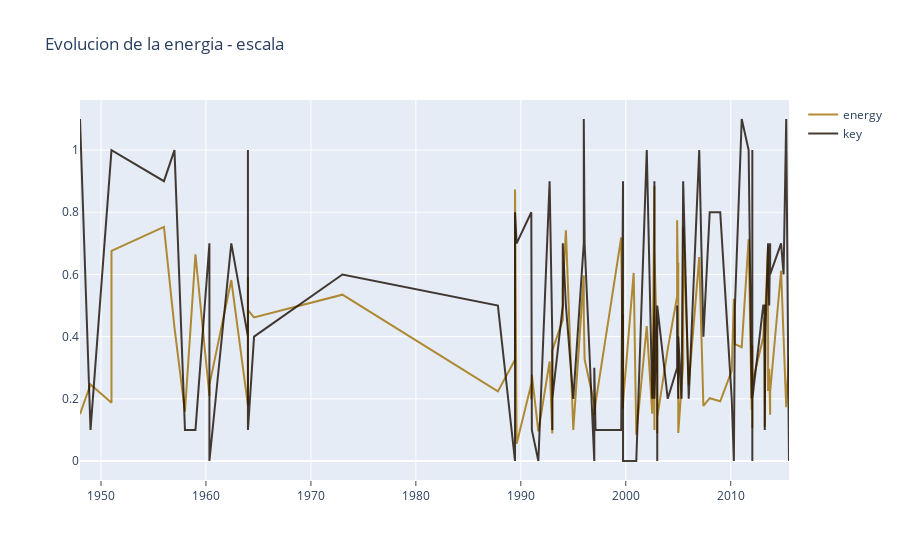

Notebook code for this chart:
### Code cell
# prepare data frame
#df = timesData.iloc[:100,:]

# import graph objects as "go"
import plotly.graph_objs as go

# Creating trace1
trace1 = go.Scatter(
                    x = dfSortByReleaseDate['release_date'],
                    y = dfSortByReleaseDate['energy'],
                    name = 'energy',
                    mode= 'lines',
                    marker = dict(color = 'rgba(160, 112, 2, 0.8)'),
                    text = dfSortByReleaseDate['energy'])

trace2 = go.Scatter(
                    x = dfSortByReleaseDate['release_date'],
                    y = dfSortByReleaseDate['key_dism'],
                    name = 'key',
                    mode= 'lines',
                    marker = dict(color = 'rgba(26, 12, 2, 0.8)'),
                    text = dfSortByReleaseDate['key_dism'])

data = [trace1, trace2]

layout = dict(title = 'Evolucion de la energia - escala',
             xaxis= dict(title= '',ticklen=5, ticks="outside", tickson="boundaries",), 
           )

fig = go.Figure(data = data, layout=layout)

iplot(fig)
